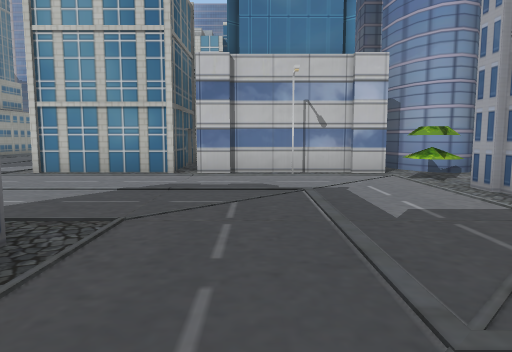
view 1 (above)

24 first-person views from a walk through a 3-D level made in the Unity game engine. The camera is 1.5 m above the floor, tilts 6° down and sees 70° across. The floor is counted in squares, 2 m on a side. Each view is taken from the middle of a square. On the plan, view 1 faces up. The plan holds only what a view shows up to about 11 squares ahead; the rest is blank. The place goes on beyond the plan.

view 2
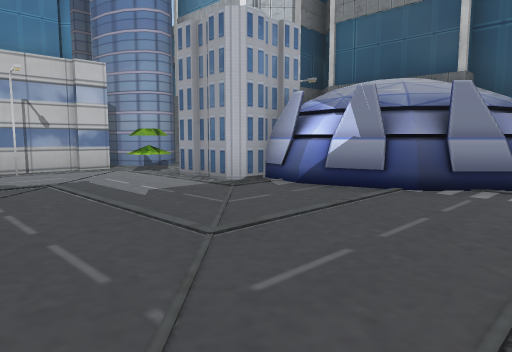

view 3
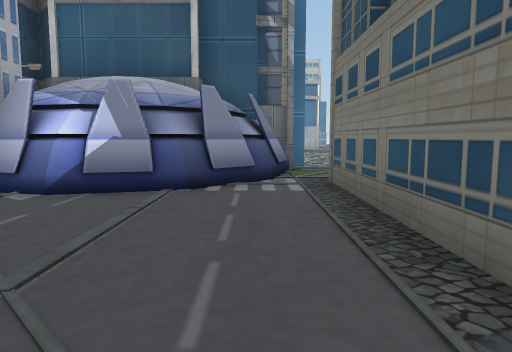

view 4
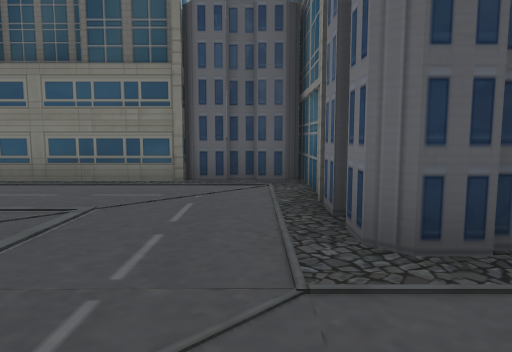

view 5
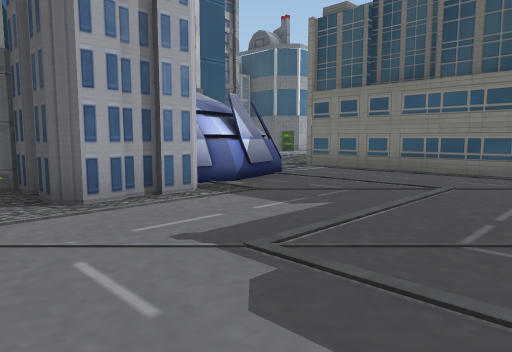

view 6
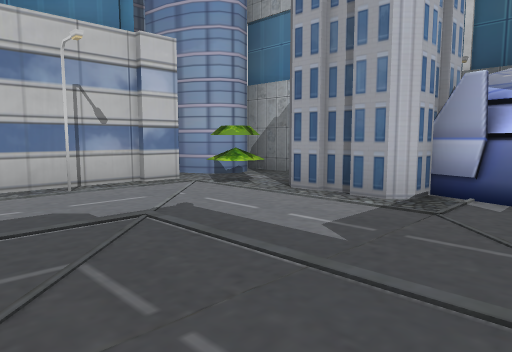

view 7
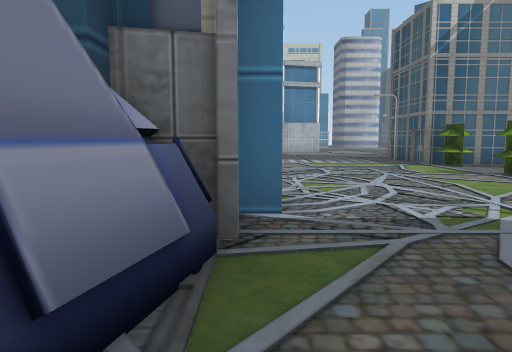

view 8
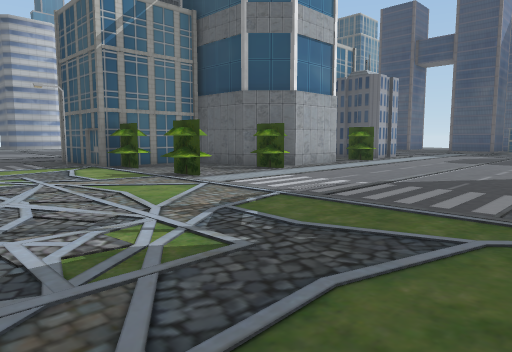

view 9
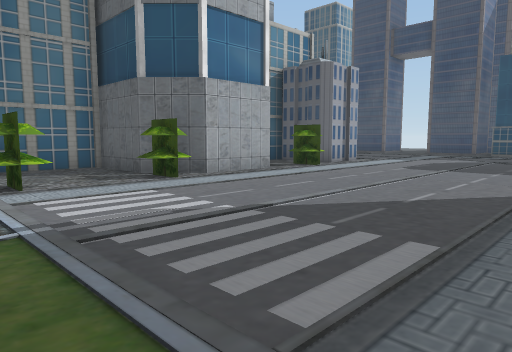

view 10
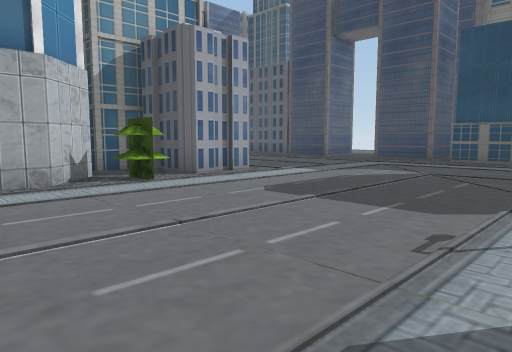

view 11
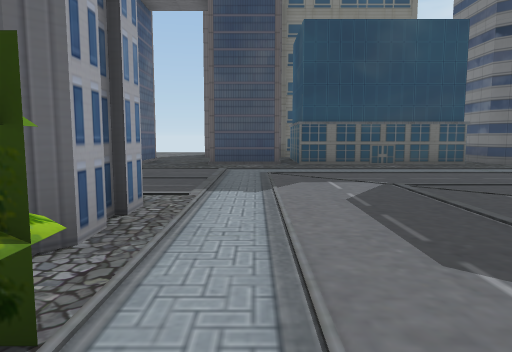

view 12
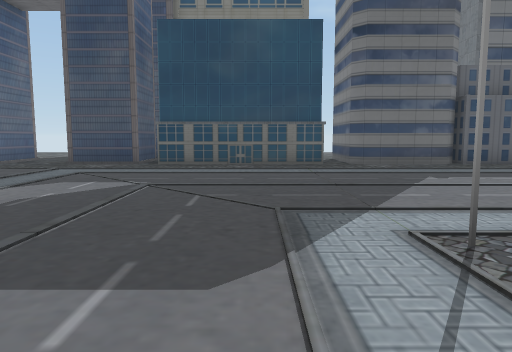

view 13
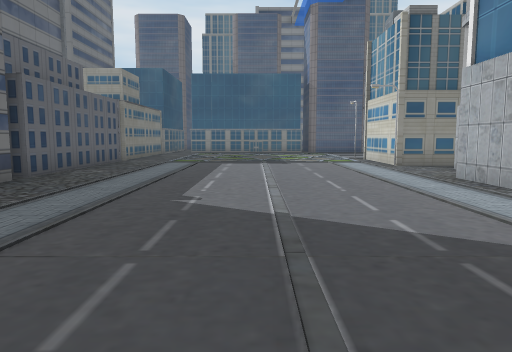

view 14
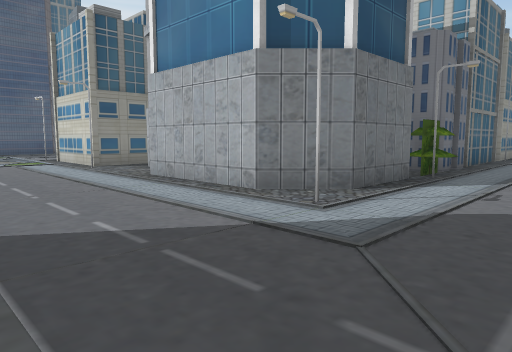

view 15
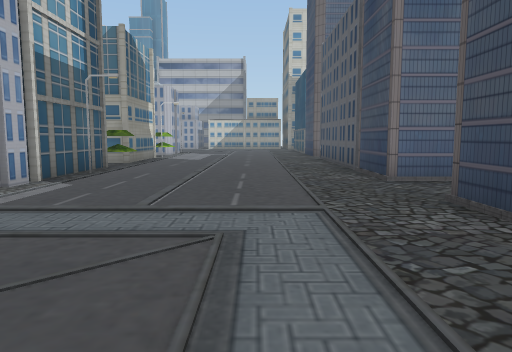

view 16
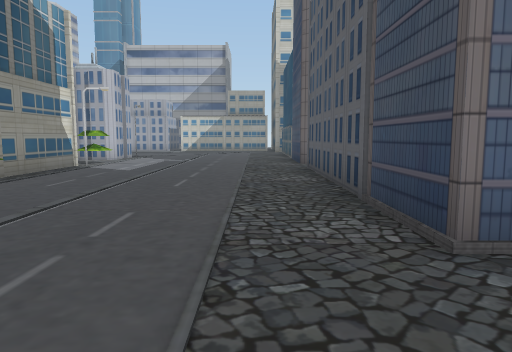

view 17
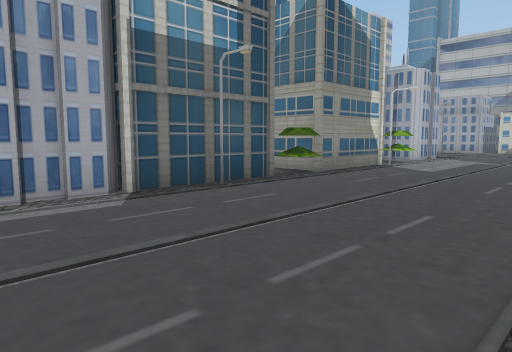

view 18
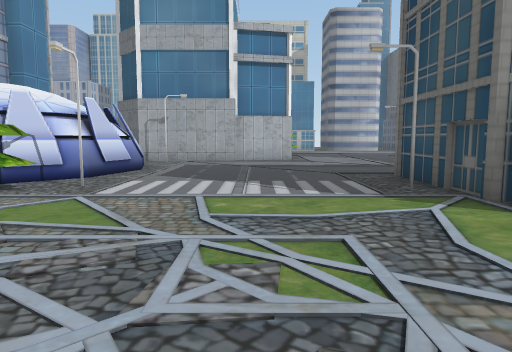

view 19
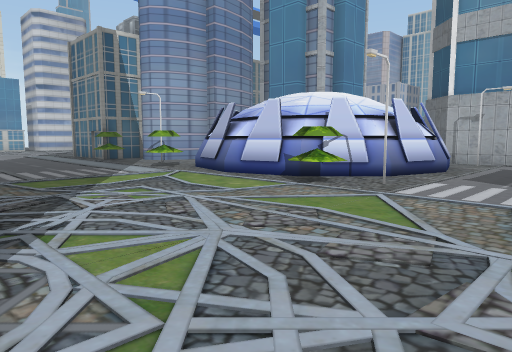

view 20
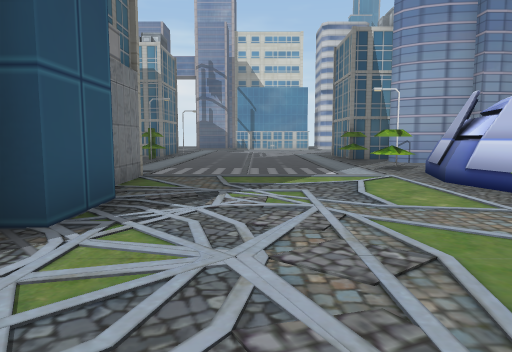

view 21
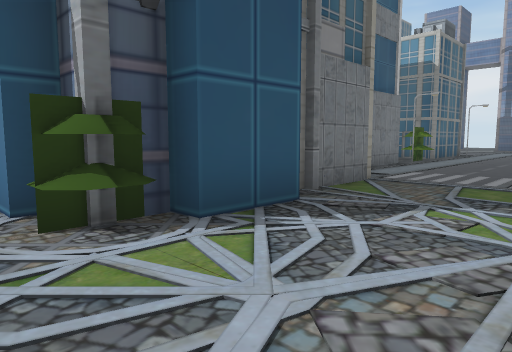

view 22
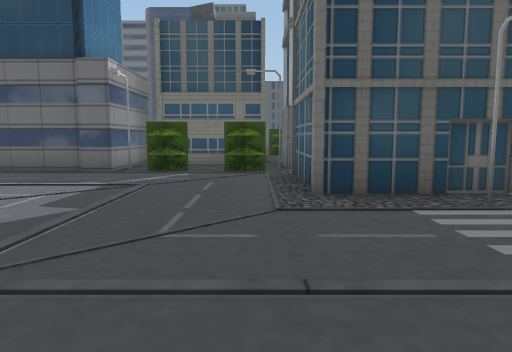

view 23
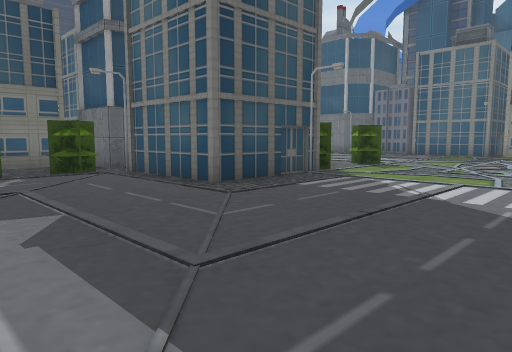

view 24
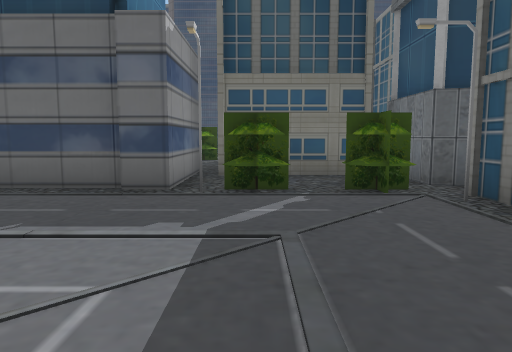

### Floor plan
Key: @ floor where view 1 was taken; # wall or solid block; x gap in a wall; . floor.
Columns run from 3 left of view 1 to 23 right of it. Each row starts with its distance up from view 1.
 10  #            ....
  9  #    ####    .....
  8 ########.#  #........#
  7 ......#..#  #.........
  6 .........#   ......##
  5 .......###    ......#
  4 .......#     #......#
  3 .......#     #......#
  2 ##.....##    #......#
  1  #......#    ##....####
  0  #.@....##### #.......#####
 -1  #..........###...........#
 -2  ########.................
 -3          .................
 -4          .................
 -5         #.................
 -6         #......#..####.....
 -7         #..........###.....
 -8         #..........####....
 -9         #......##### ##.#..
-10         #.......#    #....#
-11         #.......#    ##...#
-12         #.......#     ###.#
-13  #.#   ##......#..       .
-14 ##...###.#........#      .
-15 ................###   #  .
-16 ................#########x#
-17 ...........................
-18 ...........................
-19 ...........................
-20 ...........................
-21 ...........................
-22 ...........................
-23 #############.##..####### #

Positions as (right, up) in squares from view 1, and headings:
1: (0, 0), facing up
2: (-1, -1), facing up-right
3: (-1, 0), facing right
4: (-1, 5), facing down
5: (-1, 7), facing down-right
6: (-1, 2), facing up-right
7: (5, -1), facing right
8: (6, -2), facing down-right
9: (6, -5), facing down-right
10: (6, -10), facing down-right
11: (11, -12), facing down
12: (7, -12), facing down
13: (8, -18), facing left
14: (8, -18), facing up-left
15: (8, -20), facing right
16: (12, -21), facing right
17: (12, -21), facing up-right
18: (11, -3), facing right
19: (11, -3), facing up-right
20: (13, -3), facing up
21: (14, -2), facing up-left
22: (19, -1), facing down
23: (22, -1), facing down-left
24: (21, -4), facing down
